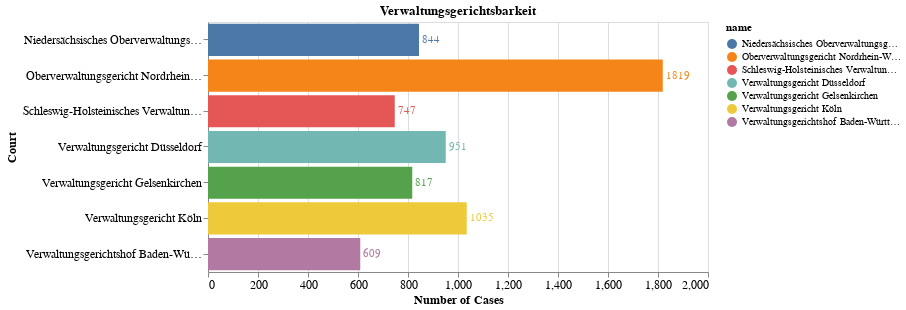

The cell this chart's notebook holds for it:
### Markdown cell above
### Verwaltungsgerichtsbarkeit

### Code cell
j_charts["Verwaltungsgerichtsbarkeit"]

### Figure 1 — Vega-Lite specification as saved in the notebook (floating-point values rounded to 4 significant figures)
{"config": {"view": {"continuousWidth": 400, "continuousHeight": 300}}, "layer": [{"mark": "bar", "encoding": {"color": {"type": "nominal", "field": "name"}, "x": {"type": "quantitative", "axis": {"labelFontSize": 12, "title": "Number of Cases", "titleFontSize": 12}, "field": "id"}, "y": {"type": "nominal", "axis": {"labelFontSize": 12, "title": "Court", "titleFontSize": 12}, "field": "name"}}, "height": 250, "title": "Verwaltungsgerichtsbarkeit", "width": 500}, {"mark": {"type": "text", "align": "left", "baseline": "middle", "dx": 3}, "encoding": {"color": {"type": "nominal", "field": "name"}, "text": {"type": "quantitative", "field": "id"}, "x": {"type": "quantitative", "axis": {"labelFontSize": 12, "title": "Number of Cases", "titleFontSize": 12}, "field": "id"}, "y": {"type": "nominal", "axis": {"labelFontSize": 12, "title": "Court", "titleFontSize": 12}, "field": "name"}}, "height": 250, "title": "Verwaltungsgerichtsbarkeit", "width": 500}], "data": {"name": "data-58ff05f898cd0e5f76d0387091262366"}, "$schema": "https://vega.github.io/schema/vega-lite/v4.8.1.json", "datasets": {"data-58ff05f898cd0e5f76d0387091262366": [{"name": "Oberverwaltungsgericht Nordrhein-Westfalen", "id": 1819}, {"name": "Verwaltungsgericht Köln", "id": 1035}, {"name": "Verwaltungsgericht Düsseldorf", "id": 951}, {"name": "Niedersächsisches Oberverwaltungsgericht", "id": 844}, {"name": "Verwaltungsgericht Gelsenkirchen", "id": 817}, {"name": "Schleswig-Holsteinisches Verwaltungsgericht", "id": 747}, {"name": "Verwaltungsgerichtshof Baden-Württemberg", "id": 609}]}}
